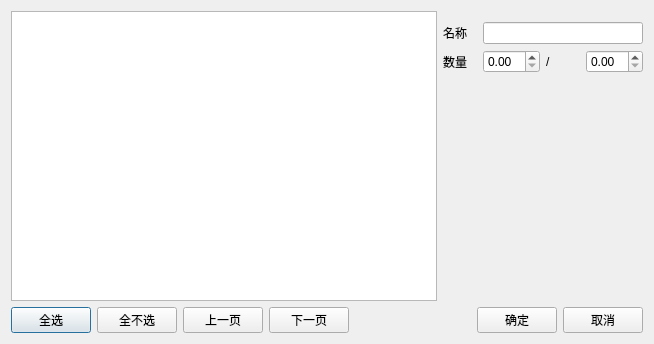
<?xml version="1.0" encoding="UTF-8"?>
<ui version="4.0">
 <class>w_scr_dish_main_select_return</class>
 <widget class="QDialog" name="w_scr_dish_main_select_return">
  <property name="geometry">
   <rect>
    <x>0</x>
    <y>0</y>
    <width>654</width>
    <height>344</height>
   </rect>
  </property>
  <property name="windowTitle">
   <string>Dialog</string>
  </property>
  <layout class="QVBoxLayout" name="verticalLayout_2">
   <item>
    <layout class="QHBoxLayout" name="horizontalLayout_2" stretch="1,0">
     <item>
      <widget class="lds_tableView" name="tableView"/>
     </item>
     <item>
      <layout class="QVBoxLayout" name="verticalLayout">
       <item>
        <layout class="QGridLayout" name="gridLayout">
         <item row="0" column="1" colspan="3">
          <widget class="QLineEdit" name="lineEdit_vch_dishname"/>
         </item>
         <item row="1" column="1">
          <widget class="lds_doublespinbox" name="doubleSpinBox_num_dish"/>
         </item>
         <item row="1" column="3">
          <widget class="lds_doublespinbox" name="doubleSpinBox_num_dish_org"/>
         </item>
         <item row="0" column="0">
          <widget class="QLabel" name="label_3">
           <property name="text">
            <string>名称</string>
           </property>
          </widget>
         </item>
         <item row="1" column="0">
          <widget class="QLabel" name="label_2">
           <property name="text">
            <string>数量</string>
           </property>
          </widget>
         </item>
         <item row="1" column="2">
          <widget class="QLabel" name="label">
           <property name="text">
            <string>/</string>
           </property>
          </widget>
         </item>
        </layout>
       </item>
       <item>
        <widget class="lds_key3x4" name="widget" native="true">
         <property name="minimumSize">
          <size>
           <width>200</width>
           <height>200</height>
          </size>
         </property>
         <property name="maximumSize">
          <size>
           <width>200</width>
           <height>200</height>
          </size>
         </property>
        </widget>
       </item>
      </layout>
     </item>
    </layout>
   </item>
   <item>
    <layout class="QHBoxLayout" name="horizontalLayout">
     <item>
      <widget class="lds_toolbar_button" name="pushButton_selectAll">
       <property name="text">
        <string>全选</string>
       </property>
       <property name="outer_stylesheet" stdset="0">
        <string>pushbutton</string>
       </property>
      </widget>
     </item>
     <item>
      <widget class="lds_toolbar_button" name="pushButton_clearAll">
       <property name="text">
        <string>全不选</string>
       </property>
       <property name="outer_stylesheet" stdset="0">
        <string>pushbutton</string>
       </property>
      </widget>
     </item>
     <item>
      <widget class="lds_toolbar_button" name="pushButton_up">
       <property name="text">
        <string>上一页</string>
       </property>
       <property name="outer_stylesheet" stdset="0">
        <string>pushbutton</string>
       </property>
      </widget>
     </item>
     <item>
      <widget class="lds_toolbar_button" name="pushButton_down">
       <property name="text">
        <string>下一页</string>
       </property>
       <property name="outer_stylesheet" stdset="0">
        <string>pushbutton</string>
       </property>
      </widget>
     </item>
     <item>
      <spacer name="horizontalSpacer">
       <property name="orientation">
        <enum>Qt::Horizontal</enum>
       </property>
       <property name="sizeHint" stdset="0">
        <size>
         <width>40</width>
         <height>20</height>
        </size>
       </property>
      </spacer>
     </item>
     <item>
      <widget class="lds_toolbar_button" name="pushButton_ok">
       <property name="text">
        <string>确定</string>
       </property>
       <property name="outer_stylesheet" stdset="0">
        <string>pushbutton</string>
       </property>
      </widget>
     </item>
     <item>
      <widget class="lds_toolbar_button" name="pushButton_cancel">
       <property name="text">
        <string>取消</string>
       </property>
       <property name="outer_stylesheet" stdset="0">
        <string>pushbutton</string>
       </property>
      </widget>
     </item>
    </layout>
   </item>
  </layout>
  <zorder>pushButton_down</zorder>
  <zorder>pushButton_up</zorder>
  <zorder>pushButton_selectAll</zorder>
  <zorder>pushButton_clearAll</zorder>
  <zorder>pushButton_down</zorder>
  <zorder>pushButton_up</zorder>
  <zorder>pushButton_selectAll</zorder>
  <zorder>pushButton_clearAll</zorder>
 </widget>
 <customwidgets>
  <customwidget>
   <class>lds_tableView</class>
   <extends>QTableView</extends>
   <header>lds_tableview.h</header>
  </customwidget>
  <customwidget>
   <class>lds_toolbar_button</class>
   <extends>QPushButton</extends>
   <header>lds_toolbar_button.h</header>
  </customwidget>
  <customwidget>
   <class>lds_doublespinbox</class>
   <extends>QDoubleSpinBox</extends>
   <header>lds_doublespinbox.h</header>
  </customwidget>
  <customwidget>
   <class>lds_key3x4</class>
   <extends>QWidget</extends>
   <header>lds_key3x4.h</header>
   <container>1</container>
  </customwidget>
 </customwidgets>
 <resources/>
 <connections/>
</ui>
